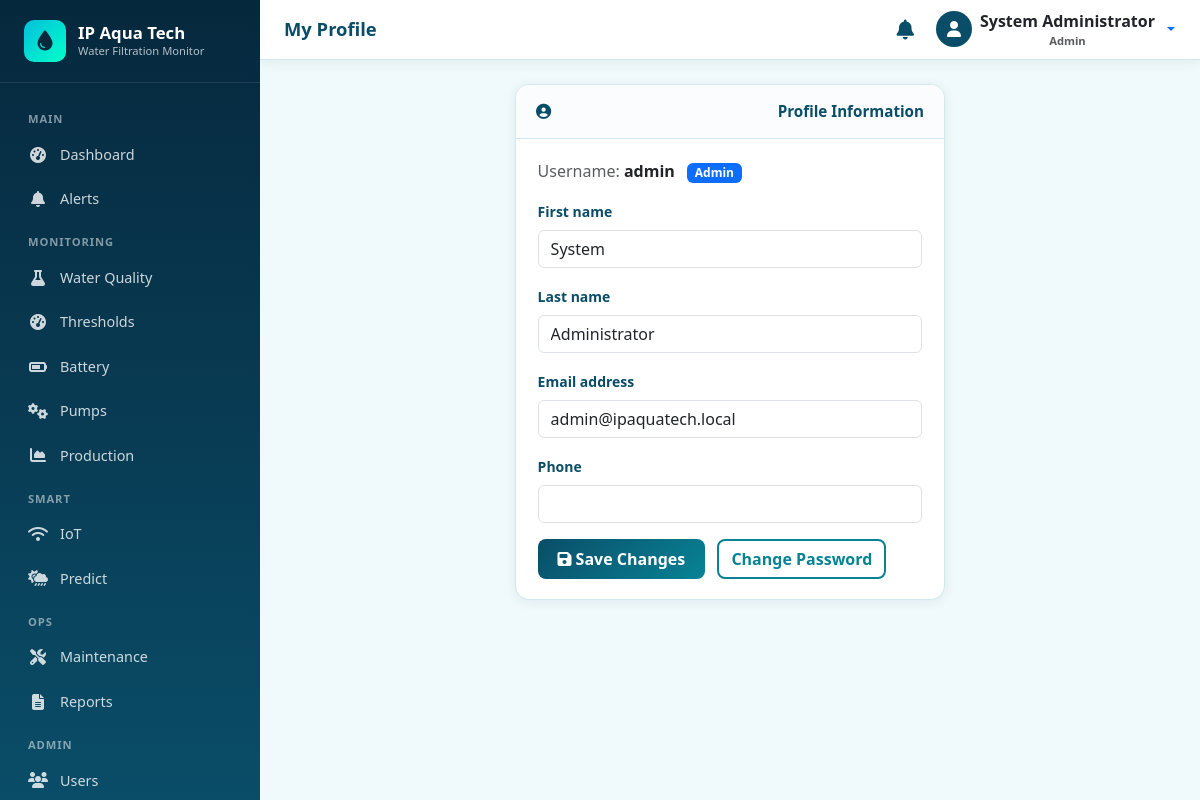
The page /accounts/profile/ (signed in) on the database its author committed.
### accounts/models.py (models this page shows, shortened)
class User(AbstractUser):
    class Role(models.TextChoices):
        ADMIN = 'ADMIN', 'Admin'
        OPERATOR = 'OPERATOR', 'Operator'
    role = models.CharField(
        max_length=20,
        choices=Role.choices,
        default=Role.OPERATOR,
        help_text='User role determining access level',
    )
    phone = models.CharField(max_length=20, blank=True)
    is_active = models.BooleanField(default=True)
    created_at = models.DateTimeField(auto_now_add=True)
    updated_at = models.DateTimeField(auto_now=True)
    class Meta:
        ordering = ['-date_joined']
        verbose_name = 'User'
        verbose_name_plural = 'Users'
    @property
    def is_admin_user(self):
        return self.role == self.Role.ADMIN or self.is_superuser

### accounts/views.py (the view)
# urls.py: path('profile/', views.profile, name='profile'),
@login_required
@require_http_methods(['GET', 'POST'])
def profile(request):
    form = ProfileUpdateForm(request.POST or None, instance=request.user)
    if request.method == 'POST' and form.is_valid():
        form.save()
        messages.success(request, 'Profile updated successfully.')
        return redirect('accounts:profile')
    return render(request, 'accounts/profile.html', {'form': form})

### accounts/forms.py
class ProfileUpdateForm(forms.ModelForm):
    class Meta:
        model = User
        fields = ('first_name', 'last_name', 'email', 'phone')
    def __init__(self, *args, **kwargs):
        super().__init__(*args, **kwargs)
        for field in self.fields.values():
            field.widget.attrs.update({'class': 'form-control'})

### notifications/context_processors.py (called while the page is built)
def unread_notifications(request):
    if request.user.is_authenticated:
        count = Notification.objects.filter(
            is_read=False,
            is_resolved=False,
        ).filter(
            models_q(request.user)
        ).count()
        recent = Notification.objects.filter(
            is_resolved=False,
        ).filter(
            models_q(request.user)
        )[:5]
        return {
            'unread_notification_count': count,
            'recent_notifications': recent,
        }
    return {
        'unread_notification_count': 0,
        'recent_notifications': [],
    }

def models_q(user):
    from django.db.models import Q
    return Q(recipient__isnull=True) | Q(recipient=user)

### templates/accounts/profile.html (shortened to what this page needs)
{% extends 'base.html' %}
{% block page_title %}My Profile{% endblock %}
{% block content %}
<div class="row justify-content-center">
  <div class="col-lg-6">
    <div class="card card-aqua">
      <div class="card-header"><i class="fas fa-user-circle me-2"></i>Profile Information</div>
      <div class="card-body">
        <div class="mb-3">
          <span class="text-muted">Username:</span>
          <strong>{{ user.username }}</strong>
          <span class="badge bg-primary ms-2">{{ user.get_role_display }}</span>
        </div>
        <form method="post">
          {% for field in form %}
          <div class="mb-3">
            <label class="form-label" for="{{ field.id_for_label }}">{{ field.label }}</label>
            {{ field }}
          </div>
          {% endfor %}
          <button type="submit" class="btn btn-aqua"><i class="fas fa-save me-1"></i>Save Changes</button>
          <a href="{% url 'accounts:change_password' %}" class="btn btn-aqua-outline ms-2">Change Password</a>
        </form>
      </div>
    </div>
  </div>
</div>
{% endblock %}

### templates/base.html (shortened to what this page needs)
{% load static %}
<!DOCTYPE html>
<html lang="en">
<head>
  <link href="https://cdn.jsdelivr.net/npm/bootstrap@5.3.3/dist/css/bootstrap.min.css" rel="stylesheet">
  <link href="https://cdnjs.cloudflare.com/ajax/libs/font-awesome/6.5.1/css/all.min.css" rel="stylesheet">
  <link href="{% static 'css/style.css' %}" rel="stylesheet">
</head>
<body {% if chart_url %}data-chart-url="{{ chart_url }}"{% endif %} {% block body_attrs %}{% endblock %}>
  {% if user.is_authenticated %}
  {% include 'includes/sidebar.html' %}
  <div class="main-wrapper">
    <header class="topbar">
      <div class="d-flex align-items-center gap-3">
        <h1 class="page-title">{% block page_title %}Dashboard{% endblock %}</h1>
      </div>
      <div class="d-flex align-items-center gap-3">
        <a href="{% url 'notifications:notification_list' %}" class="btn btn-link text-aqua position-relative p-1">
          <i class="fas fa-bell fa-lg"></i>
        </a>
        <div class="dropdown">
          <button class="btn btn-link text-decoration-none dropdown-toggle d-flex align-items-center gap-2 p-0" type="button" data-bs-toggle="dropdown">
            <span class="rounded-circle bg-aqua d-inline-flex align-items-center justify-content-center text-white" style="width:36px;height:36px;background:var(--aqua-primary);">
              <i class="fas fa-user"></i>
            </span>
            <span class="d-none d-md-inline text-dark fw-semibold">
              {{ user.get_full_name|default:user.username }}
              <small class="d-block text-muted" style="font-size:0.7rem;">{{ user.get_role_display }}</small>
            </span>
          </button>
        </div>
      </div>
    </header>
    <div class="content-area">
      {% block content %}{% endblock %}
    </div>
  </div>
  {% else %}
    {% block auth_content %}{% endblock %}
  {% endif %}
</body>
</html>

### static/css/style.css (style rules this page uses)
:root { --aqua-primary: #0a4d68; --aqua-secondary: #088395; --aqua-accent: #05bfdb; --aqua-light: #00ffca; --aqua-bg: #f0f9fb; --aqua-sidebar: #06283d; --aqua-sidebar-hover: #0a4d68; --aqua-card: #ffffff; --status-normal: #198754; --status-warning: #ffc107; --status-critical: #dc3545; --status-info: #0dcaf0; --text-dark: #1a1a2e; --text-muted: #6c757d; --border-color: #d0e8ef; --sidebar-width: 260px; --topbar-height: 60px; --radius: 12px; --shadow: 0 2px 12px rgba(10, 77, 104, 0.08); --shadow-lg: 0 8px 30px rgba(10, 77, 104, 0.12); }
* { box-sizing: border-box; }
body { font-family: 'Segoe UI', system-ui, -apple-system, sans-serif; background: var(--aqua-bg); color: var(--text-dark); min-height: 100vh; overflow-x: hidden; }
.main-wrapper { margin-left: var(--sidebar-width); min-height: 100vh; transition: margin-left 0.3s ease; }
.topbar { height: var(--topbar-height); background: var(--aqua-card); border-bottom: 1px solid var(--border-color); display: flex; align-items: center; justify-content: space-between; padding: 0 1.5rem; position: sticky; top: 0; z-index: 1030; box-shadow: var(--shadow); }
.topbar .page-title { font-weight: 700; color: var(--aqua-primary); font-size: 1.15rem; margin: 0; }
.content-area { padding: 1.5rem 1.75rem 2.5rem; max-width: 1280px; }
.card-aqua { background: var(--aqua-card); border-radius: 14px; border: 1px solid var(--border-color); box-shadow: var(--shadow); overflow: hidden; }
.card-aqua .card-header { background: #fafcfd; border-bottom: 1px solid var(--border-color); padding: 0.95rem 1.25rem; font-weight: 650; color: var(--aqua-primary); display: flex; align-items: center; justify-content: space-between; flex-wrap: wrap; gap: 0.5rem; font-size: 0.95rem; }
.card-aqua .card-body { padding: 1.25rem 1.35rem; }
.btn-aqua { background: linear-gradient(135deg, var(--aqua-primary), var(--aqua-secondary)); color: #fff; border: none; border-radius: 8px; font-weight: 600; padding: 0.5rem 1.25rem; transition: all 0.2s ease; }
.btn-aqua-outline { border: 2px solid var(--aqua-secondary); color: var(--aqua-secondary); background: transparent; border-radius: 8px; font-weight: 600; }
.form-label { font-weight: 600; font-size: 0.875rem; color: var(--aqua-primary); }
.text-aqua { color: var(--aqua-primary) !important; }
.fw-semibold { font-weight: 600; }

### rows shown on the page
User: get_full_name "System Administrator", role "Admin", username "admin", form "System" "Administrator" "admin@ipaquatech.local"

### other values the page prints
{{ field.label }} "First name" "Last name" "Email address" "Phone"
